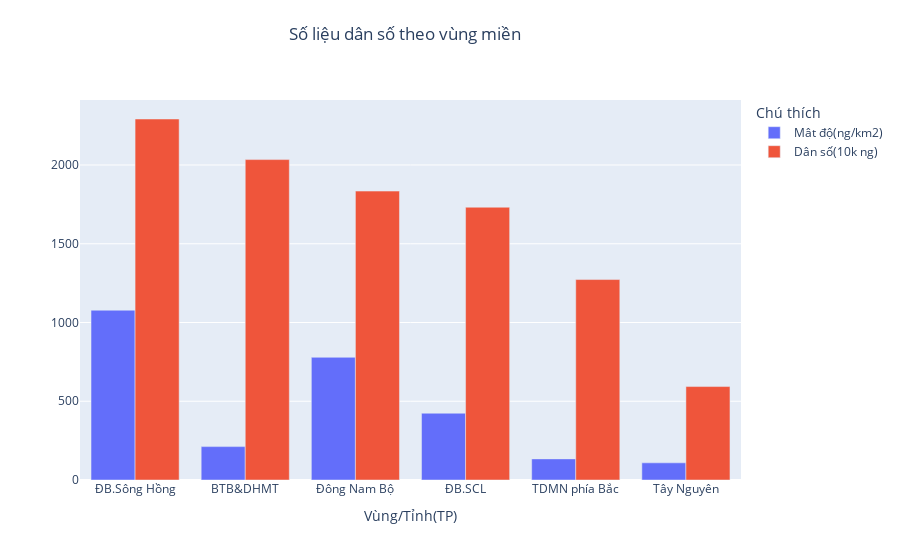

The notebook cell this image was saved under:
### Code cell
pop_areas = pop_areas.sort_values(by='Dân số trung bình (Nghìn người)', ascending = False)
fig = go.Figure(data =[
    go.Bar(name = 'Mât độ(ng/km2)', x = pop_areas['Miền'], y = pop_areas['Mật độ dân số (Người/km2)']),
    go.Bar(name = 'Dân số(10k ng)', x = pop_areas['Miền'], y = pop_areas['Dân số trung bình (Nghìn người)']/10)])
fig.update_layout(barmode='group',
                  xaxis_title="Vùng/Tỉnh(TP)",
                  legend_title="Chú thích",
                  title={'text': 'Số liệu dân số theo vùng miền',
                            'y':0.95,
                            'x':0.45,
                            'xanchor': 'center',
                            'yanchor': 'top'}
                 )
fig.show()

### Figure 1 — Plotly figure (JSON) as saved in the notebook; plotly's stock layout.template omitted (floating-point values rounded to 4 significant figures)
{"data": [{"name": "Mât độ(ng/km2)", "type": "bar", "x": ["ĐB.Sông Hồng", "BTB&DHMT", "Đông Nam Bộ", "ĐB.SCL", "TDMN phía Bắc", "Tây Nguyên"], "y": [1078, 212, 779, 424, 134, 109]}, {"name": "Dân số(10k ng)", "type": "bar", "x": ["ĐB.Sông Hồng", "BTB&DHMT", "Đông Nam Bộ", "ĐB.SCL", "TDMN phía Bắc", "Tây Nguyên"], "y": [2292.0, 2034.0, 1834.0, 1732.0, 1273.0, 593.2]}], "layout": {"barmode": "group", "legend": {"title": {"text": "Chú thích"}}, "title": {"text": "Số liệu dân số theo vùng miền", "x": 0.45, "xanchor": "center", "y": 0.95, "yanchor": "top"}, "xaxis": {"title": {"text": "Vùng/Tỉnh(TP)"}}}}
